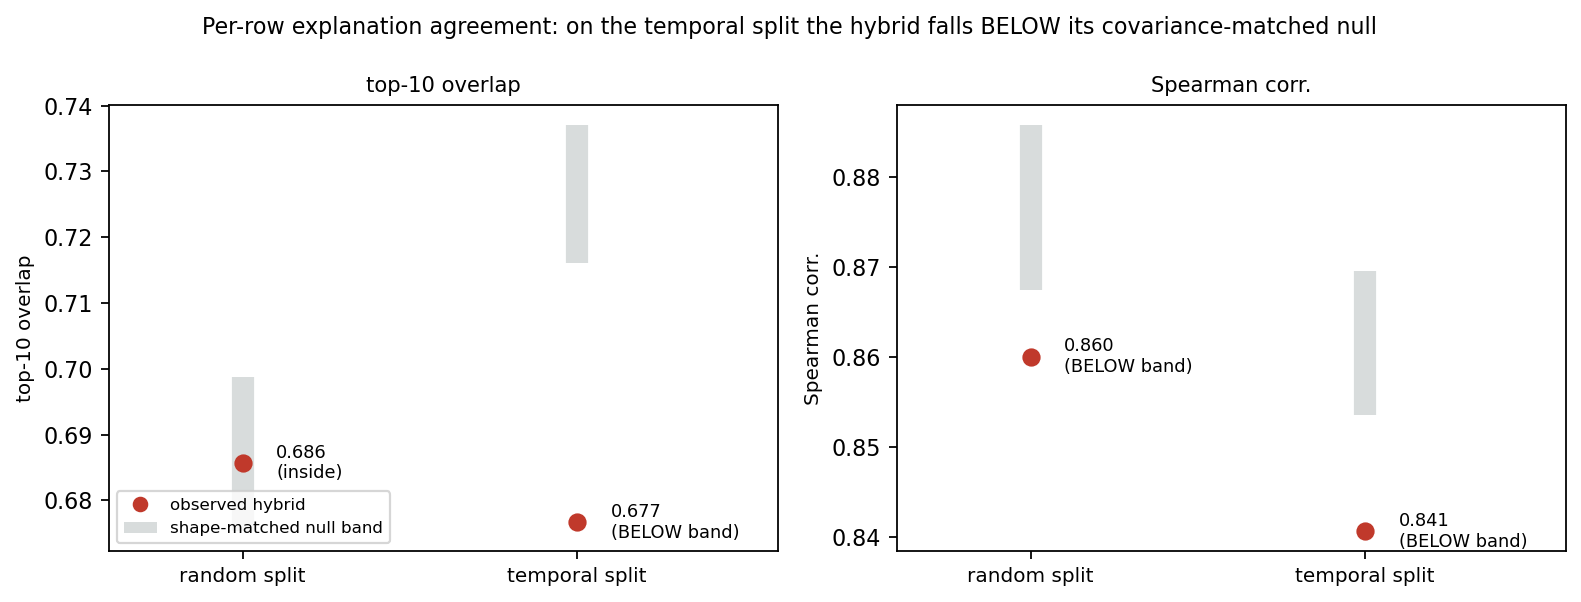

Write the Python code that produced this figure.
"""GNNXAI_instance_level -- per-row explanation agreement against both nulls

Self-contained: reads only the committed CSVs shipped in this Quantlet folder.
instance_level_agreement.csv and instance_level_null_band_matched.csv are
produced by scripts/instance_level_check.py.

Output: GNNXAI_instance_level.png (+ .pdf)
"""
from __future__ import annotations

from pathlib import Path

import matplotlib
matplotlib.use("Agg")
import matplotlib.pyplot as plt
import numpy as np
import pandas as pd

HERE = Path(__file__).resolve().parent
C_OBS, C_BAND, C_ALT = "#c0392b", "#7f8c8d", "#2c7fb8"


def _save(fig, name):
    plt.tight_layout()
    for ext in ("pdf", "png"):
        fig.savefig(HERE / f"{name}.{ext}", dpi=160, bbox_inches="tight")
    print("wrote", HERE / f"{name}.png")


NAME = "GNNXAI_instance_level"
OBS = pd.read_csv(HERE / "instance_level_agreement.csv")
NUL = pd.read_csv(HERE / "instance_level_null_band_matched.csv")
METRICS = [("topk_overlap_mean", "top-10 overlap"), ("spearman_mean", "Spearman corr.")]


def main():
    fig, axes = plt.subplots(1, 2, figsize=(10.0, 3.8))
    for ax, (col, nice) in zip(axes, METRICS):
        for i, split in enumerate(("random", "temporal")):
            n = NUL[(NUL.split == split) & (NUL.kind == "offdiagonal")][col]
            lo, hi = np.percentile(n, 2.5), np.percentile(n, 97.5)
            ax.plot([i, i], [lo, hi], lw=10, color=C_BAND, alpha=0.30,
                    solid_capstyle="butt")
            o = OBS[(OBS.A == "xgb_tab") & (OBS.B == "xgb_sage_l1")
                    & (OBS.split == split)].iloc[0][col]
            ax.scatter([i], [o], color=C_OBS, s=52, zorder=3)
            verdict = "inside" if lo <= o <= hi else "BELOW band"
            ax.text(i + 0.10, o, f"{o:.3f}\n({verdict})", fontsize=8, va="center")
        ax.set_xticks([0, 1])
        ax.set_xticklabels(["random split", "temporal split"], fontsize=9)
        ax.set_xlim(-0.4, 1.6)
        ax.set_ylabel(nice, fontsize=9)
        ax.set_title(nice, fontsize=9.5)
    handles = [plt.Line2D([], [], marker="o", ls="", color=C_OBS, label="observed hybrid"),
               plt.Rectangle((0, 0), 1, 1, facecolor=C_BAND, alpha=0.3,
                             label="shape-matched null band")]
    axes[0].legend(handles=handles, fontsize=7.5, loc="lower left")
    fig.suptitle("Per-row explanation agreement: on the temporal split the hybrid "
                 "falls BELOW its covariance-matched null", fontsize=10)
    _save(fig, NAME)
    return 0


if __name__ == "__main__":
    raise SystemExit(main())
